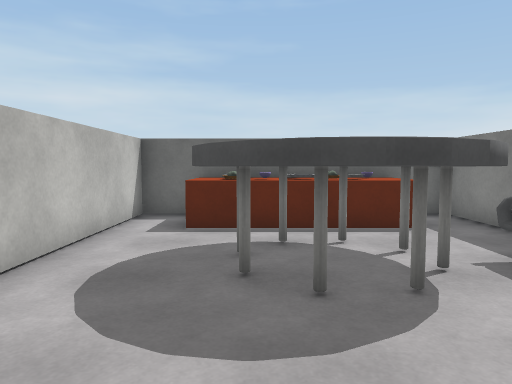
view 1 (above)

17 first-person views from a walk through a scene from a Unity 3-D project. The camera is 1.3 m above the floor, tilts 4° down and sees 70° across. The floor is counted in squares, 1 m on a side. Each view is taken from the middle of a square. On the plan, view 1 faces up. The plan holds only what a view shows up to about 15 squares ahead; the rest is blank. The place goes on beyond the plan. The player is left out. Surface patterns are stand-ins for the level's own textures.

view 2
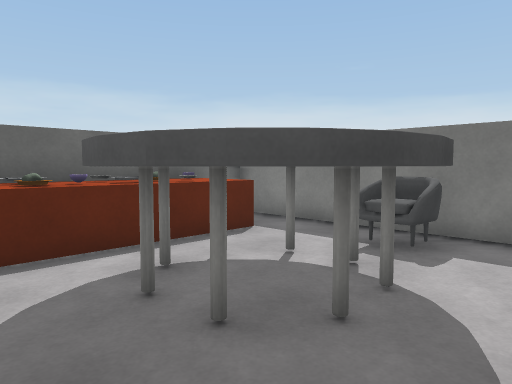

view 3
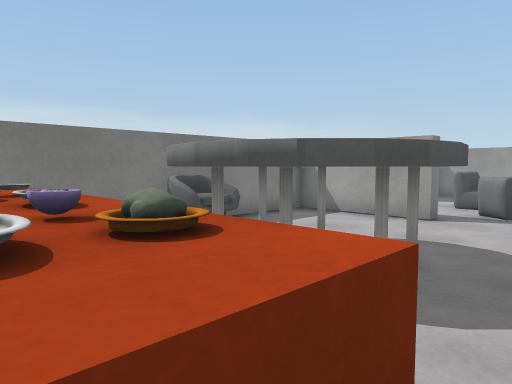

view 4
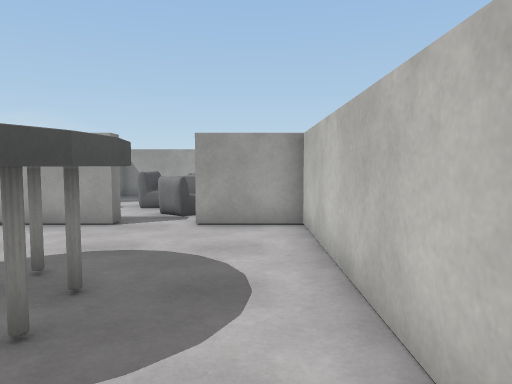

view 5
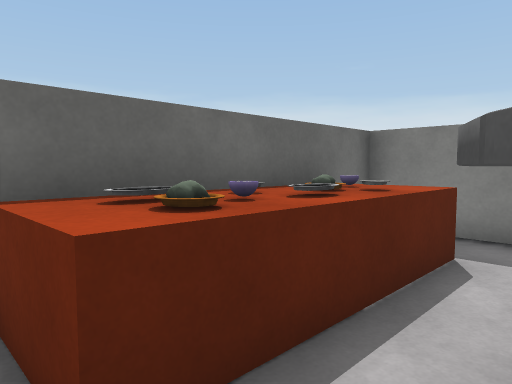

view 6
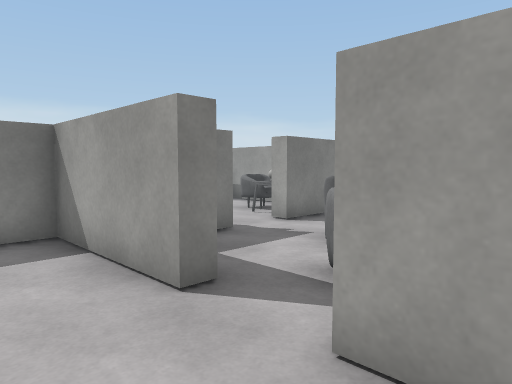

view 7
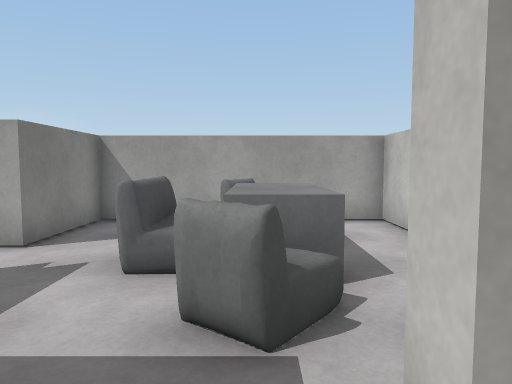

view 8
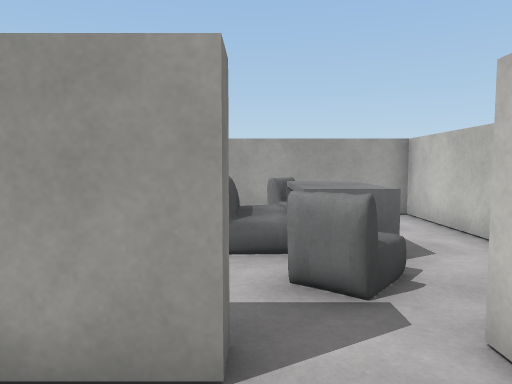

view 9
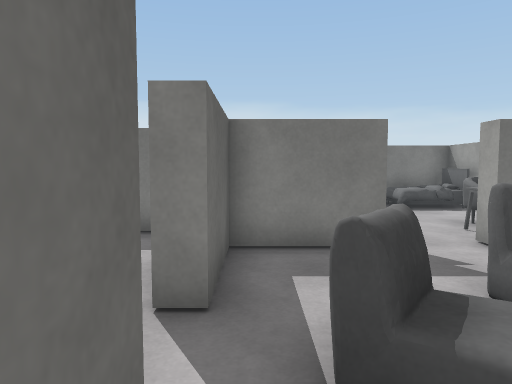

view 10
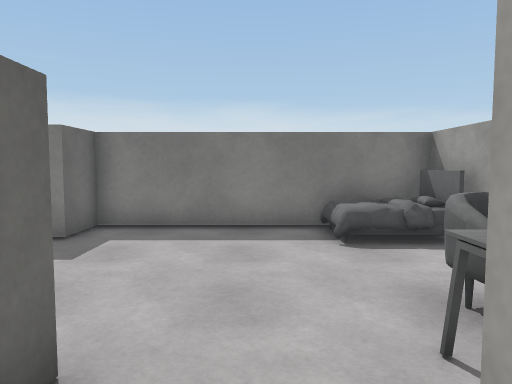

view 11
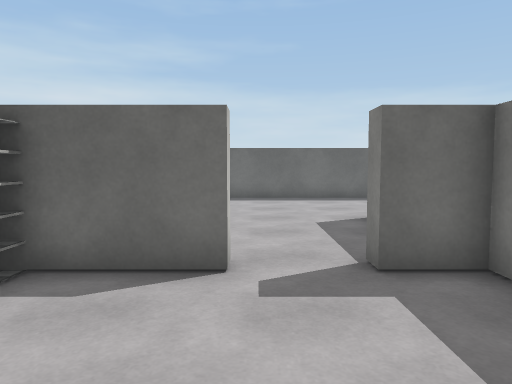

view 12
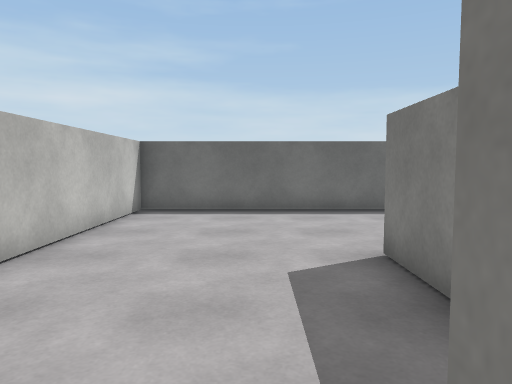

view 13
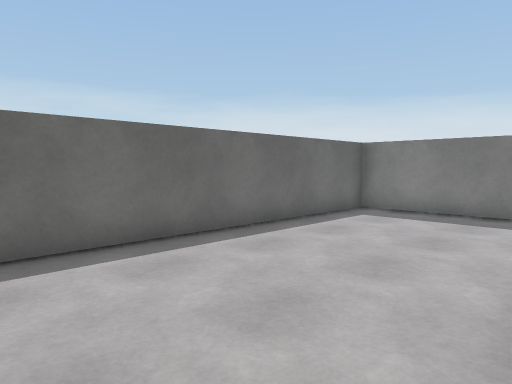

view 14
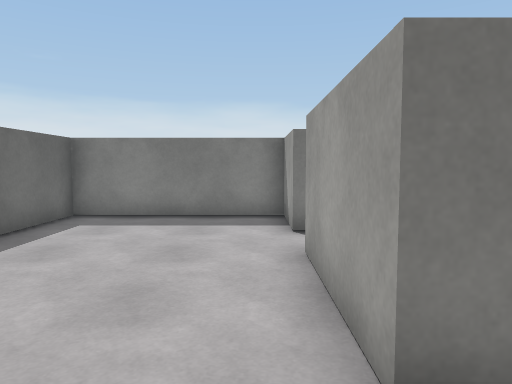

view 15
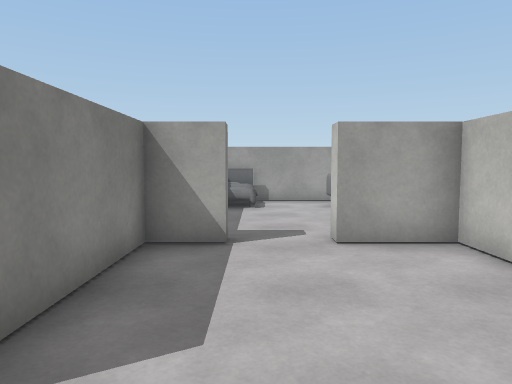

view 16
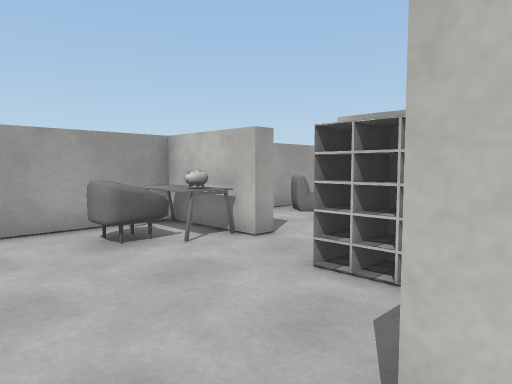

view 17
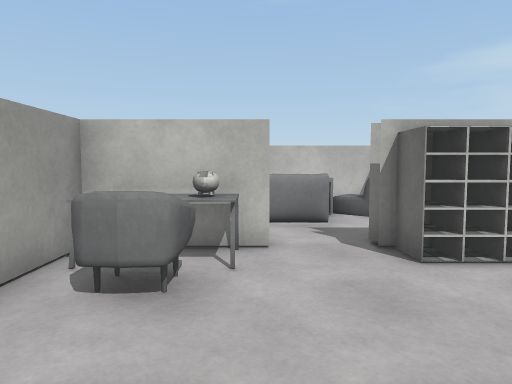

### Floor plan
Key: @ floor where view 1 was taken; # wall or solid block; . main floor; : floor 1 m higher than the main floor; ^ raised ledge; T table; C chair; S sofa; B bed; A cabinet; O other object.
Columns run from 3 left of view 1 to 19 right of it. Each row starts with its distance up from view 1.
 10 #######################
  9 #.OOOOO.#.............#
  8 #.OOOO^.#.............#
  7 #...TT..#.............#
  6 #..TTT .#.............#
  5 #.TTTTCC#.............#
  4 #.TTTTCC#.....####..###
  3 #..TTT..#.....#
  2 #.......#.....#
  1 #.......#.....#
  0 ###@.######..##
 -1 #......#A.....#
 -2 #..SS..#A.....#
 -3 #..:...#A.....#
 -4 #..  S........#
 -5 #..  S.#T.....#
 -6 #.T ...#TC..BB#
 -7 #..SS..#TC..BB#
 -8 ###############

Where each view was taken, in squares from view 1:
view 1: 0 up, 0 right, facing up
view 2: 2 up, 2 left, facing up-right
view 3: 9 up, 2 left, facing down-right
view 4: 8 up, 2 left, facing down
view 5: 6 up, 2 left, facing up-right
view 6: 2 up, 2 left, facing down-right
view 7: 1 up, 0 right, facing down
view 8: 2 up, 1 right, facing down
view 9: 1 down, 2 left, facing right
view 10: 4 down, 3 right, facing right
view 11: 5 down, 8 right, facing up
view 12: 1 down, 9 right, facing up
view 13: 4 up, 8 right, facing up-right
view 14: 5 up, 9 right, facing right
view 15: 6 up, 9 right, facing down
view 16: 0 up, 9 right, facing down-left
view 17: 5 down, 10 right, facing left
